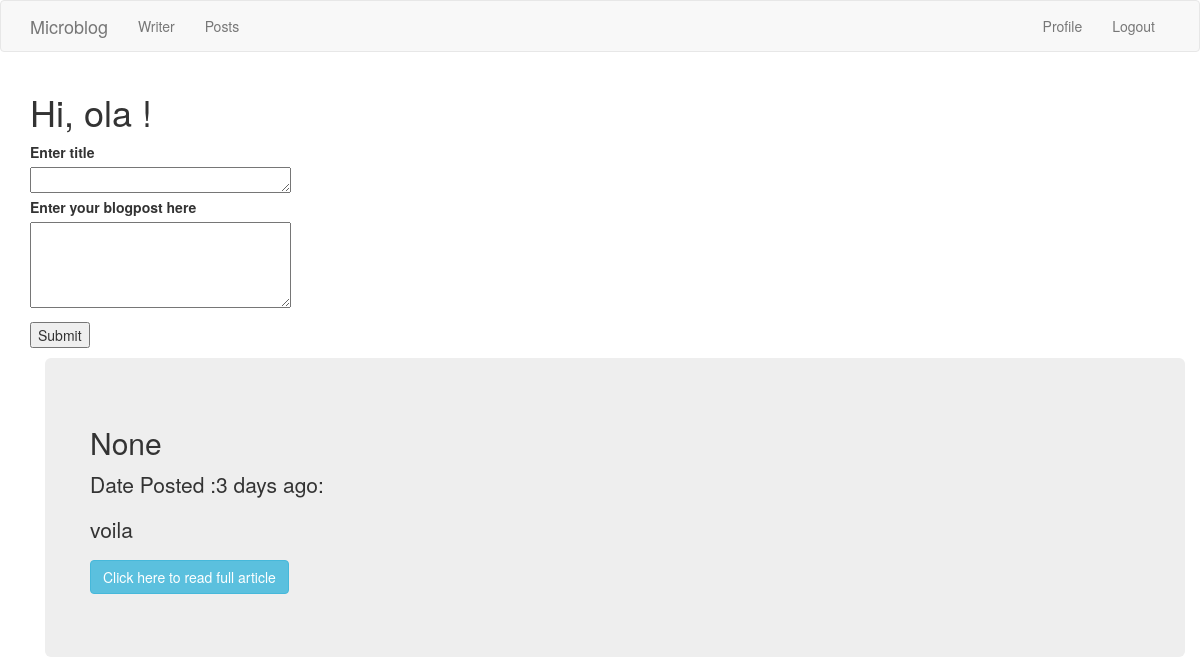
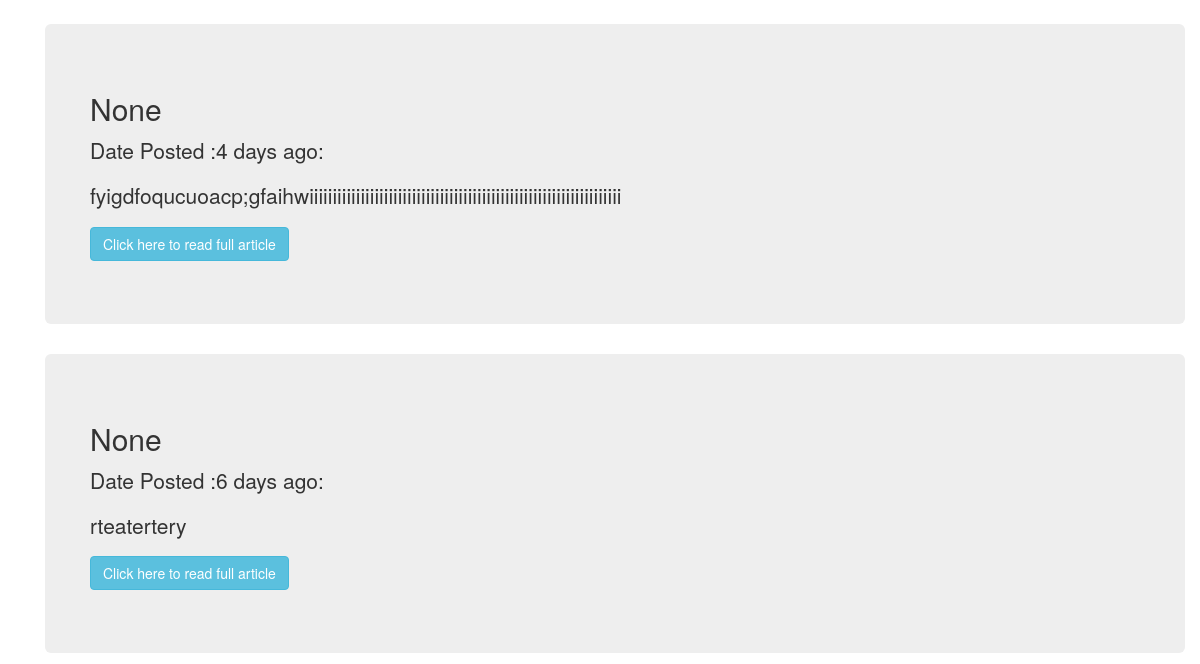
The app's page /index (signed in, upper part), older data (2 pictures, top to bottom).
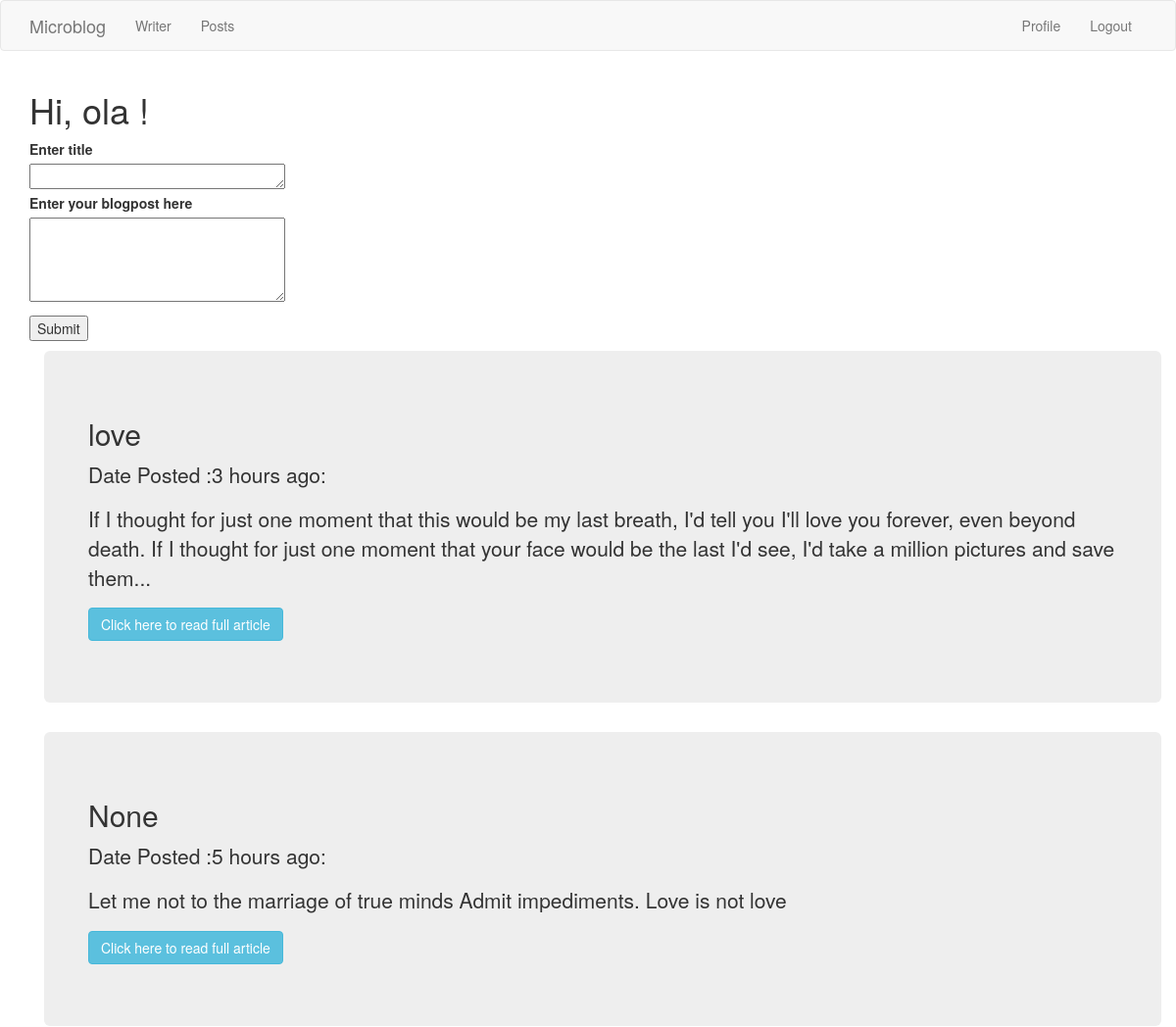
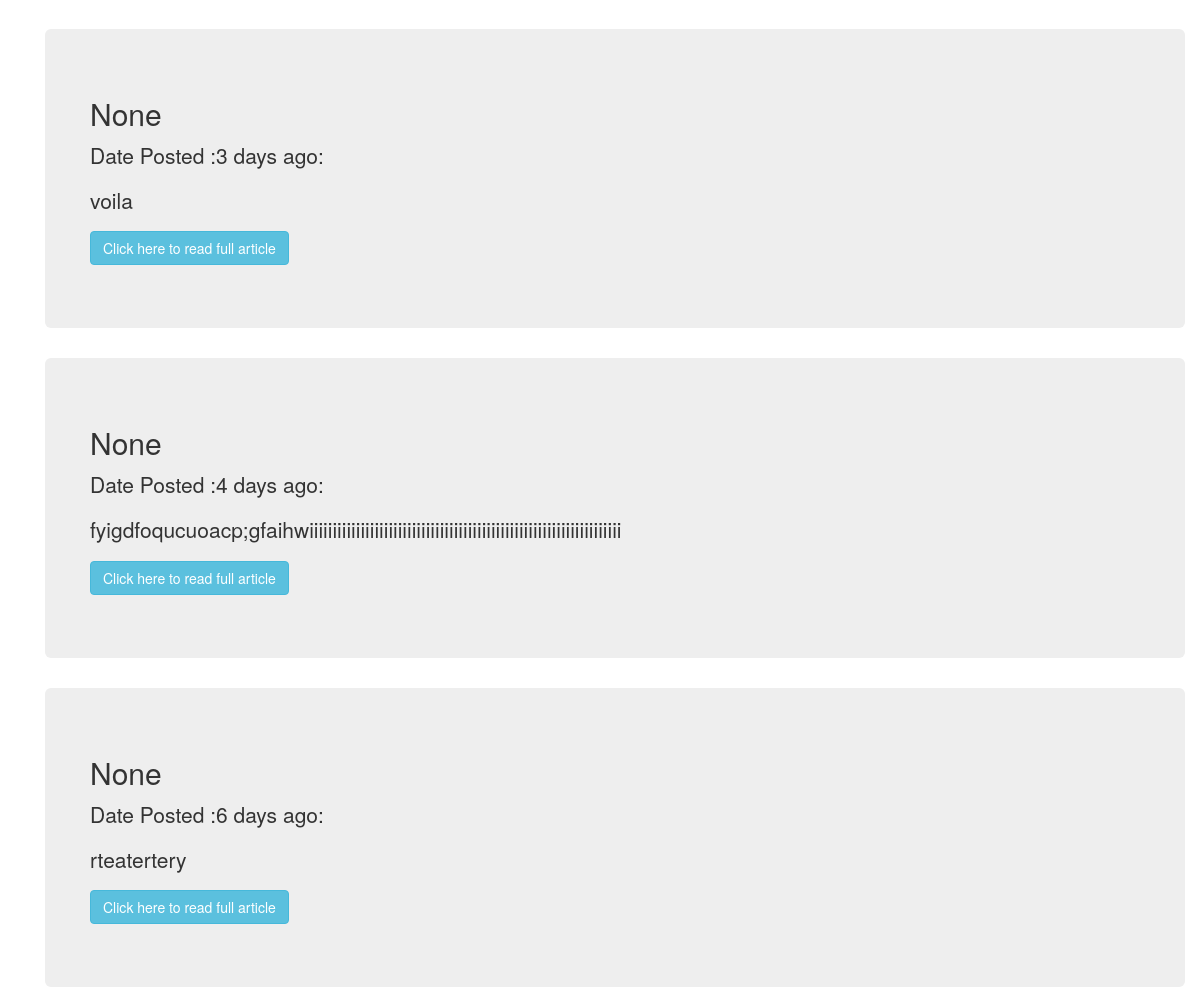
The same page, newer data (2 pictures, top to bottom).
### app/models.py (models this page shows, shortened)
class Post(db.Model):
    id = db.Column(db.Integer,primary_key=True)
    title = db.Column(db.String(30))
    body = db.Column(db.String(1000))
    timestamp = db.Column(db.DateTime, index= True, default =datetime.utcnow)
    user_id = db.Column(db.Integer,db.ForeignKey('user.id'))

### app/main/routes.py (the view)
@bp.route('/',methods=['GET', 'POST'])
@bp.route('/index',methods=['GET', 'POST'])
@login_required
@basic_auth.required
def index():
    form = PostForm()
    if form.validate_on_submit():
        post = Post(title=form.title.data,body=form.post.data, author=current_user)
        db.session.add(post)
        db.session.commit()
        flash('Your post is now live!')
        return redirect(url_for('main.index'))
    page = request.args.get('page',1,type=int)
    posts = Post.query.order_by(Post.timestamp.desc()).paginate(
        page, current_app.config['POSTS_PER_PAGE'], False)
    next_url = url_for('main.index', page=posts.next_num) \
        if posts.has_next else None
    prev_url = url_for('main.index', page=posts.prev_num) \
         if posts.has_prev else None
    return render_template('index.html', title ='title',posts=posts.items,
        form = form,next_url=next_url,prev_url=prev_url)

### app/main/forms.py
class PostForm(FlaskForm):
    title = TextAreaField('Enter title',validators =[DataRequired(),Length(min=1,max=30)])
    post = TextAreaField('Enter your blogpost here',validators =[DataRequired(),Length(min=1,max=1000)])
    submit = SubmitField('Submit')

### app/main/routes.py (called while the page is built)
@bp.before_request
def before_request():
    if current_user.is_authenticated:
        current_user.last_seen = datetime.utcnow()
        db.session.commit()

### app/models.py (called while the page is built)
@login.user_loader
def load_user(id):
    return User.query.get(int(id))

### app/templates/index.html (shortened to what this page needs)
{% extends "base.html"%}
{% import 'bootstrap/wtf.html' as wtf %}
  {% block app_content %}
    <h1> Hi, {{ current_user.username}} !</h1>
    {% if form%}
      <form action="" method="post">
        <p>
              {{ form.title.label}}<br />
              {{ form.title(cols=32, rows=1) }}<br />
              {{ form.post.label }}<br>
              {{ form.post(cols=32, rows=4) }}<br>
          </p>
          <p>{{ form.submit() }}</p>
      </form>
    {% endif %}
      {% for post in posts %}
        {% include '_post.html'%}
      {% endfor %}
  {% endblock %}

### app/templates/_post.html
<div class="container">
  <div class="jumbotron">
    <div class="row">
      <h2> {{ post.title }}</h2>
      <p> Date Posted :{{ moment(post.timestamp).fromNow() }}:</p>
      <p>{{ post.body |truncate (250)}}</p>
      <p><a href="{{url_for('main.fullpost',id=post.id)}}"><button class="btn btn-info">Click here to read full article</button></a></p>
    </div>
  </div>
</div>

Row changes from the older to the newer data that the page shows:
added Post: title "love", timestamp "3 hours ago", body "If I thought for just one moment that this would be my last breath, I'd tell you I'll love you forever, even beyond death. If I thought for just one moment that your face would be the last I'd see, I'd take a million pictures and save them..."
added Post: title "None", timestamp "5 hours ago", body "Let me not to the marriage of true minds Admit impediments. Love is not love"
